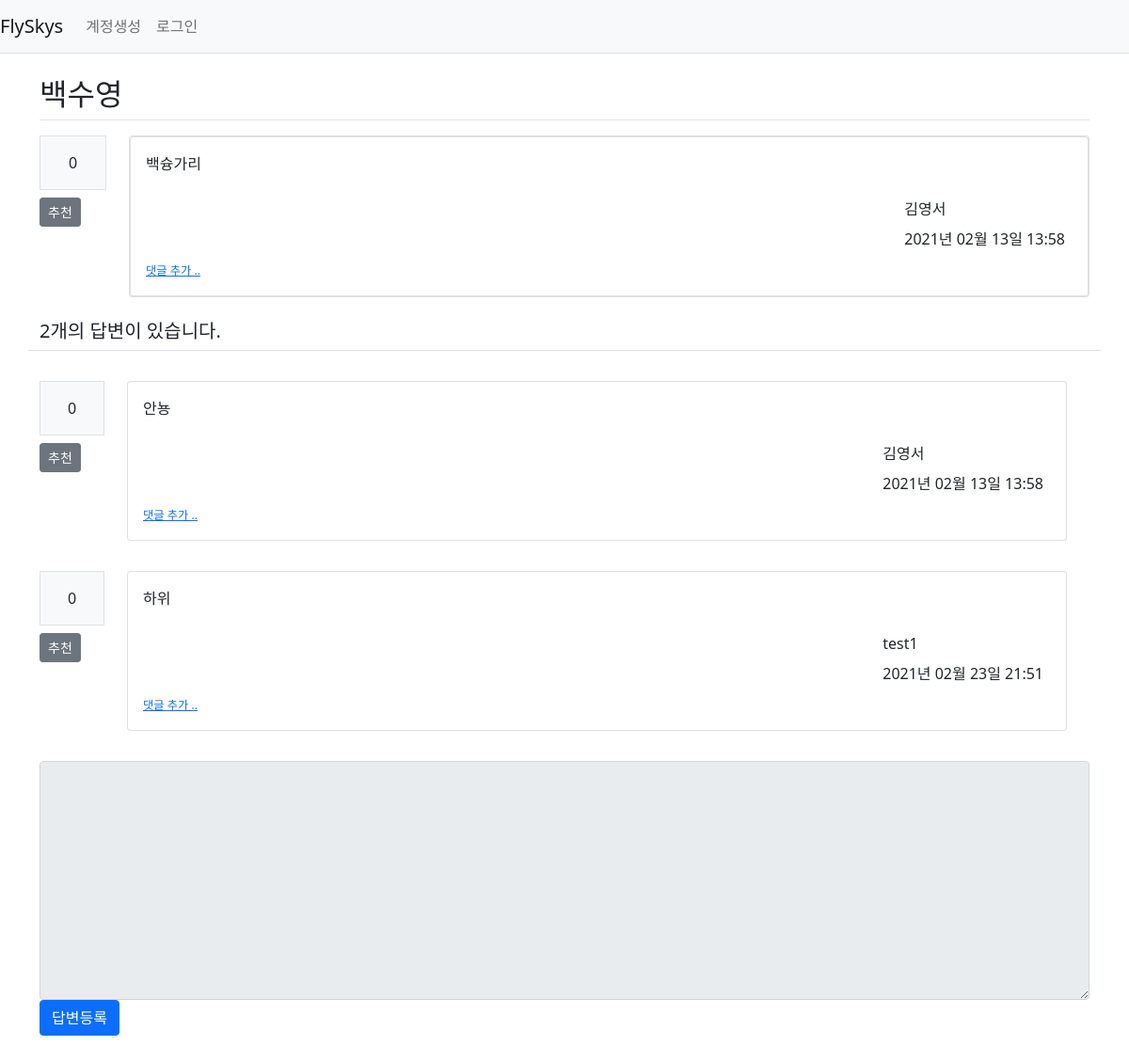
Screenshot of /question/detail/305/ with the database file from the repository.
### flyskys/models.py (models this page shows)
class Question(db.Model):
    id = db.Column(db.Integer, primary_key=True)
    subject = db.Column(db.String(200), nullable=False)
    content = db.Column(db.Text(), nullable=False)
    create_date = db.Column(db.DateTime(), nullable=False)
    user_id = db.Column(db.Integer, db.ForeignKey(
        'user.id', ondelete='CASCADE'), nullable=False)
    user = db.relationship('User', backref=db.backref('question_set'))
    modify_date = db.Column(db.DateTime(), nullable=True)
    voter = db.relationship('User', secondary=question_voter,
                            backref=db.backref('question_voter_set'))

class User(db.Model):
    id = db.Column(db.Integer, primary_key=True)
    username = db.Column(db.String(150), unique=True, nullable=False)
    password = db.Column(db.String(200), nullable=False)
    email = db.Column(db.String(120), unique=True, nullable=False)

class Answer(db.Model):
    id = db.Column(db.Integer, primary_key=True)
    question_id = db.Column(
        db.Integer, db.ForeignKey("question.id", ondelete="CASCADE")
    )
    question = db.relationship("Question", backref=db.backref("answer_set"))
    content = db.Column(db.Text(), nullable=False)
    create_date = db.Column(db.DateTime(), nullable=False)
    user_id = db.Column(db.Integer, db.ForeignKey(
        'user.id', ondelete='CASCADE'), nullable=False)
    user = db.relationship('User', backref=db.backref('answer_set'))
    modify_date = db.Column(db.DateTime(), nullable=True)
    voter = db.relationship('User', secondary=answer_voter,
                            backref=db.backref('answer_voter_set'))

### flyskys/views/question_views.py (the view)
@bp.route("/detail/<int:question_id>/")
def detail(question_id):
    form = AnswerForm()
    question = Question.query.get_or_404(question_id)
    return render_template("question/question_detail.html", question=question, form=form)

### flyskys/forms.py
class AnswerForm(FlaskForm):
    content = TextAreaField(
        '내용', validators=[DataRequired('내용은 필수 입력 항목입니다.')])

### flyskys/filter.py (called while the page is built)
def format_datetime(value, fmt='%Y년 %m월 %d일 %H:%M'):
    return value.strftime(fmt)

### flyskys/views/auth_views.py (called while the page is built)
@bp.before_app_request
def load_logged_in_user():
    user_id = session.get('user_id')
    if user_id is None:
        g.user = None
    else:
        g.user = User.query.get(user_id)

### flyskys/templates/question/question_detail.html (shortened to what this page needs)
{% extends 'base.html' %} {% block content %}
<div class="container my-3">
  <h2 class="border-bottom py-2">{{ question.subject }}</h2>
  <div class="row my-3">
    <div class="col-1">
      <div class="bg-light text-center p-3 border font-weight-bolder mb-1">
        {{ question.voter|length }}
      </div>
      <a
        href="#"
        data-uri="{{ url_for('vote.question', question_id=question.id) }}"
        class="recommend btn btn-sm btn-secondary btn-block my-1"
        >추천</a
      >
    </div>
    <div class="col-11">
      <div class="card">
        <div class="card">
          <div class="card-body">
            <div class="card-text">{{ question.content | markdown }}</div>
            <div class="d-flex justify-content-end">
              <div class="p-2 text-left">
                <div class="mb-2">{{ question.user.username }}</div>
                <div>{{ question.create_date|datetime }}</div>
              </div>
            </div>
            <div>
              <a
                href="{{ url_for('comment.create_question', question_id=question.id) }}"
                class="small"
                ><small>댓글 추가 ..</small></a
              >
            </div>
          </div>
        </div>
      </div>
    </div>
    <h5 class="border-bottom my-3 py-2">
      {{ question.answer_set|length }}개의 답변이 있습니다.
    </h5>
    {% for answer in question.answer_set %}
    <div class="row my-3">
      <div class="col-1">
        <div class="bg-light text-center p-3 border font-weight-bolder mb-1">
          {{ answer.voter|length }}
        </div>
        <a
          href="#"
          data-uri="{{ url_for('vote.answer', answer_id=answer.id) }}"
          class="recommend btn btn-sm btn-secondary btn-block my-1"
          >추천</a
        >
      </div>
      <div class="col-11">
        <div class="card">
          <div class="card-body">
            <div class="card-text">{{ answer.content | markdown }}</div>
            <div class="d-flex justify-content-end">
              <div class="p-2 text-left">
                <div class="mb-2">{{ answer.user.username }}</div>
                <div>{{ answer.create_date|datetime }}</div>
              </div>
            </div>
            <div>
              <a
                href="{{ url_for('comment.create_answer', answer_id=answer.id) }}"
                class="small"
                ><small>댓글 추가 ..</small></a
              >
            </div>
          </div>
        </div>
      </div>
    </div>
    {% endfor %}
    <form
      action="{{ url_for('answer.create', question_id=question.id) }}"
      method="post"
      class="my-3"
    >
      <div class="form-group">
        <textarea
          {%
          if
          not
          g.user
          %}disabled{%
          endif
          %}
          name="content"
          id="content"
          class="form-control"
          rows="10"
        ></textarea>
      </div>
      <input type="submit" value="답변등록" class="btn btn-primary" />
    </form>
  </div>
  {% endblock %}

### rows the page displays
Question: subject "백수영", content "백슝가리", create_date "2021년 02월 13일 13:58"
User: user.username "김영서"
Answer: voter|length "0", content "안뇽", user.username "김영서", create_date "2021년 02월 13일 13:58"
Answer: voter|length "0", content "하위", user.username "test1", create_date "2021년 02월 23일 21:51"

### other values shown
{{ question.voter|length }} "0"
{{ question.answer_set|length }} "2"
